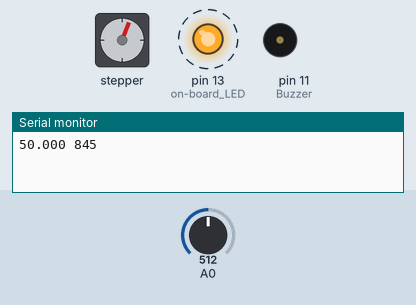
Recording of a sketch running on a simulated Arduino Uno, built with avr-gcc and run on an emulated ATmega328P. On the bench: stepper motor, output pins drawn as LEDs (lit = HIGH), buzzer (waves = sounding), the last lines printed to the serial monitor. Wiring (inferred from the names in the program): stepper motor (2048 steps per turn assumed): coils pin 2, pin 4, pin 3, pin 5. Dashed ring = blinking. Inputs (shaded band) come from the test bench; at power-on: A0 = 512. Pins used as bus, display or sensor lines are not drawn.

Above: at 1.94 s.
At 5.94 s:
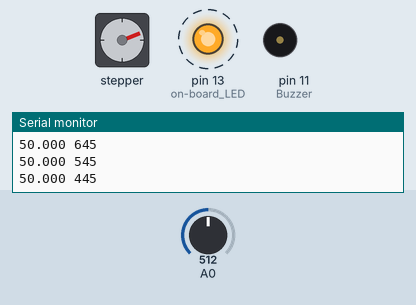
At 7.9 s:
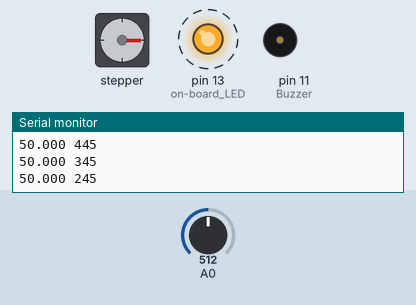
At 14.2 s:
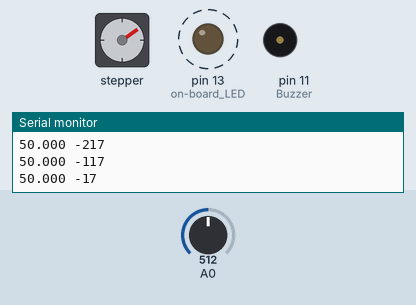
Timing chart, 0 to 40.0 s (numbered marks = the images above):
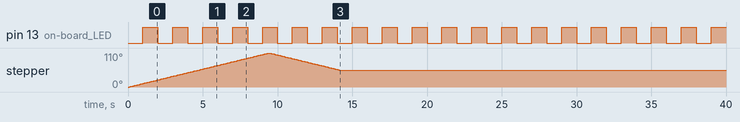

Measured:
- by itself, pin 13 (on-board_LED): alternates HIGH for 1.0 s and LOW for 1.0 s
- by itself, stepper: turns 110° clockwise in 9.3 s, then 55° counter-clockwise in 4.6 s

The sketch:

Arduino_Uno_Frequency_Gauge.ino
```cpp
/*


  PIN 13 / PB7 is LED "L"

  ISR Tic-Timer1 16bit (Arduino-Pin 9,10 .. PB1,PB2) pins are not used

  50 Hz / 100 half periodes is 10 ms
  at 16 MHz clock it is 2.44 times a full 16 bit timer 1 register
  od 2 full 2^16 an 28928 of the third call

  Stepper (40s per revolution at 100 and half steps):
  Pin2 blue
  Pin3 Pink
  Pin4 Yellow
  Pin5 Orange

  X27.168 315 Grad das sind ca. 945 steps in der Tabelle

  Buzzer Timer 2, Pin 11 (PB3, OC2A)


*/

volatile bool tick = false;
volatile bool locked_to_grid = false;
volatile float internal_speed = 50.0f;
volatile int16_t stepper_pos = 0;
#define ISRTIMERFREQUENCY 16.003e6

void setup() {

  /* init ADC */
  ADMUX = (1 << REFS0); //AVCC with external capacitor at AREF pin
  ADCSRA = _BV(ADEN); // enable ADC
  ADCSRB = 0;
  DIDR0 = 0b00000011; // Disable digital input buffer

  /* init pins */
  pinMode(13, OUTPUT);// on-board LED
  pinMode(2, OUTPUT);// Stepper 1
  pinMode(3, OUTPUT);// Stepper 2
  pinMode(4, OUTPUT);// Stepper 3
  pinMode(5, OUTPUT);// Stepper 4

  pinMode(11, OUTPUT);// Buzzer
  //digitalWrite(10, true);

  pinMode(8, INPUT_PULLUP);//
  pinMode(9, INPUT_PULLUP);//


  /* init serial */
  Serial.begin(115200);

  /* init Timer */
  noInterrupts(); /* disable all interrupts */
  /* Timer 1 for ISR */
  /* stop all timer */
  //GTCCR = (1 << TSM) | (1 << PSRASY) | (1 << PSRSYNC); // halt all timers
  /* set to: Clear Timer on Compare Match (CTC) Mode */
  TCCR1A = (1 << COM1A0);   /* toggle OC1A, but it is just enable */
  TCCR1B =  (1 << WGM12);   /* enable CTC mode */
  OCR1A = 65535;            /* initinal step until the ISR writes a new value */
  TCCR1B |=  (1 << CS10);   /* Enable Clock for Timer (prescaler = 1) */
  TIMSK1 |= (1 << OCIE1A);  /* enable timer interrupt on output compare A */
  TCNT1 = 0;

  /* PWM Timer2 */
  /* OC2A ist Pin 11/PB3 */
  //DDRB |= (1 << PB3); /* enable output */
  TCCR2A = (1 << COM2A0);
  TCNT2 = 0;
  // OCR2A = 100;
  /* enable clock for pwm, no prescaler f_pwm = 8e6/510 = 15686.275 Hz, DS p 124 */
  TCCR2B = (1 << CS21);  /* prescaler = 64 */

  interrupts();  // enable all interrupts
  /* start all timer synchronuously */
  //GTCCR = 0; // release all timers
}

/* timer 1 ISR for setting the PWM channels */
ISR(TIMER1_COMPA_vect)
{
  static uint8_t number_of_call = 0, tick_cnt = 0, ready, i, init_probing = 3, buzzer_cntdwn = 0 , buzzer_freq = 0;
  int16_t stepper_command = 0;
  bool pattern[6] = {
    true, true, false, false, false, false
  };
  static int8_t stepper = 0;
  static int isr_timer = 28928; // default 50 Hz
  int isr_total;
  float vgrid, phasedetector, helpf;
  static float vgrid_old = 0.0f;


  number_of_call++;
  number_of_call %= 3;

  OCR1A = 0xffff - 1;
  if (number_of_call == 2)
  {
    OCR1A = (uint16_t) isr_timer;
  }

  if (number_of_call != 0)
  {
    return;
  }

  /* read adc channel 0 */
  ADMUX  &=  0xf0;
  ADMUX |=  0; // Select ADC Channel
  ADCSRA |= _BV(ADSC); // Start conversion
  while ( (ADCSRA & _BV(ADSC)) ); // wait for finishing

  vgrid = (float) ((int16_t)ADC - 512) / 512.0f;

  if (i % 2)
  {
    phasedetector = vgrid - vgrid_old;
  }
  else
  {
    phasedetector = -vgrid + vgrid_old;
  }
  i++;
  vgrid_old = vgrid;

  // P-Anteil
  isr_total = (int)(ISRTIMERFREQUENCY / (2.0 * internal_speed) - 5000.0 * phasedetector);
  isr_timer = isr_total - 2 * 65535;
  if (isr_timer < 19871) isr_timer = 19871;
  if (isr_timer > 39140) isr_timer = 39140;

  // I-Anteil
  internal_speed += 0.1 * phasedetector;
  if (internal_speed < 47.0f) internal_speed = 47.0f;
  if (internal_speed > 53.0f) internal_speed = 53.0f;

  if ( fabsf(phasedetector) < 0.1f)
  {
    if (ready > 0)ready--;
    if (ready == 0) locked_to_grid = true;
  }
  else
  {
    ready = 100;
  }

  tick_cnt++;
  tick_cnt %= 100; // once a second
  if (tick_cnt == 0) tick = true;

  if (init_probing == 3 && stepper_pos == 0)
  {
    stepper_pos = 945;
    init_probing = 2;
  }
  if (init_probing == 2 && stepper_pos == 0)
  {
    stepper_pos = -945 / 2;
    init_probing = 1;
  }
  if (init_probing == 1 && stepper_pos == 0)
  {
    init_probing = 0;
  }
  if (init_probing == 0)
  {
    stepper_command = (int16_t)(300.0 * (internal_speed - 50.0f));
  }

  if (stepper_pos - stepper_command < 0)
  {
    stepper++;
    stepper_pos++;
  }

  if (stepper_pos - stepper_command > 0)
  {
    stepper--;
    stepper_pos--;
    if (stepper < 0)
    {
      stepper += 6;
    }
  }

  stepper %= 6;
  digitalWrite(2, pattern[stepper]);
  digitalWrite(3, pattern[(stepper + 3) % 6]);

  digitalWrite(4, pattern[(stepper + 1) % 6]);
  digitalWrite(5, pattern[(stepper + 4) % 6]);


  /* buzzer control */
  helpf = fabsf(internal_speed - 50.0f);

  if (buzzer_cntdwn > 0)
  {
    TCCR2A = (1 << COM2A0);
    buzzer_cntdwn--;
  }
  else
  {
    TCCR2A = 0;
    if (buzzer_freq > 0)
    {
      buzzer_freq--;
    }
    else
    {
      if (helpf > 0.1)
      {
        buzzer_freq = (uint8_t) (5.0 / helpf);
        buzzer_cntdwn = 5;
      }
    }
  }
}

void loop() {

  if (tick)
  {
    tick = false;
    digitalWrite(13, !digitalRead(13));
    Serial.print(internal_speed, 3);
    Serial.print(" ");
    Serial.println(stepper_pos);
  }
}
```
